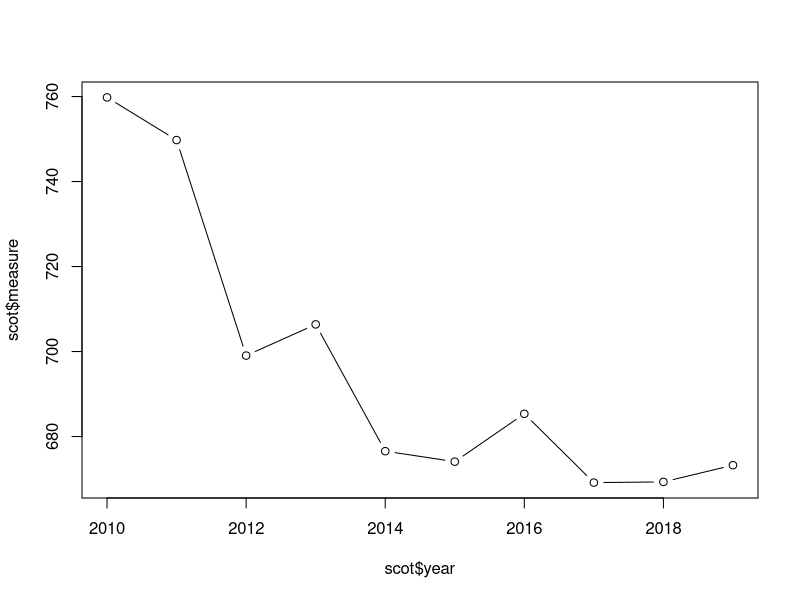
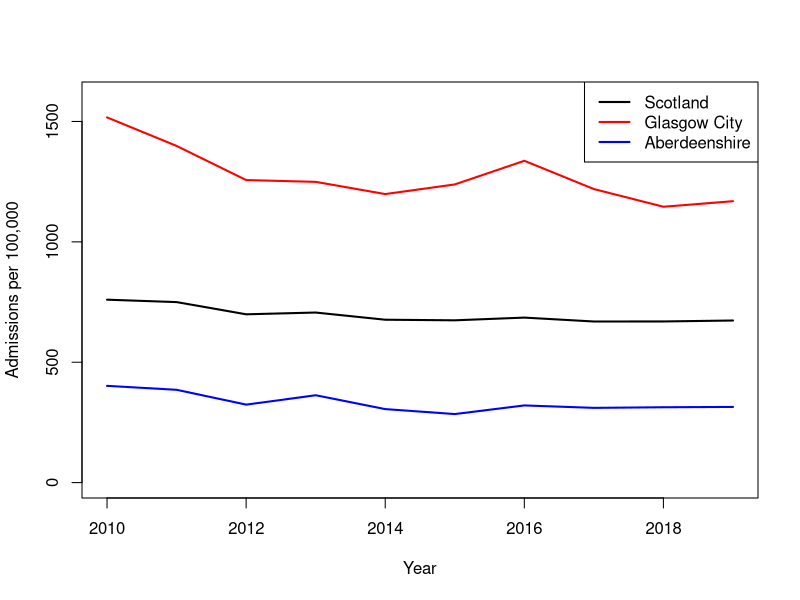
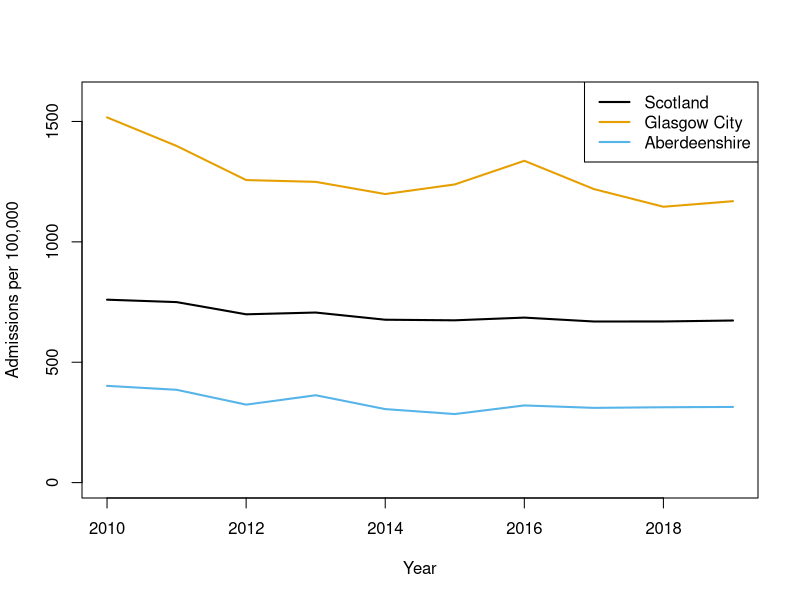
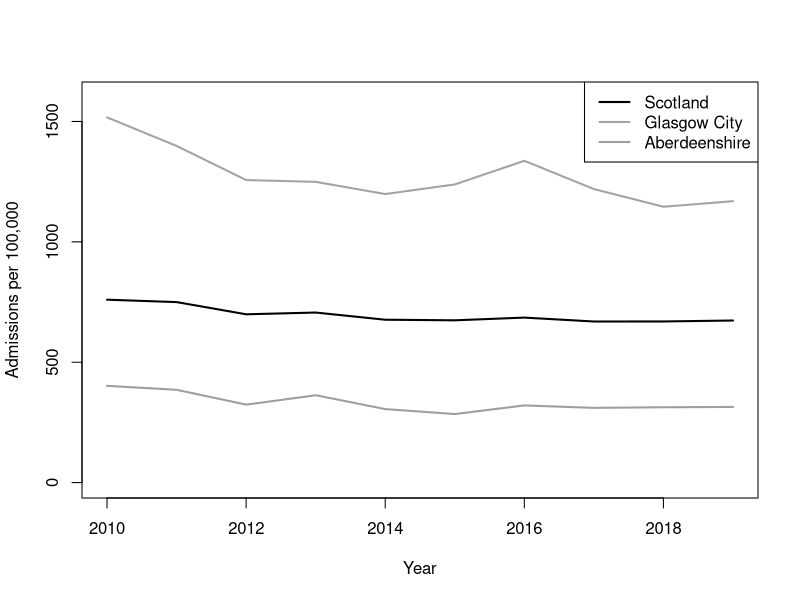
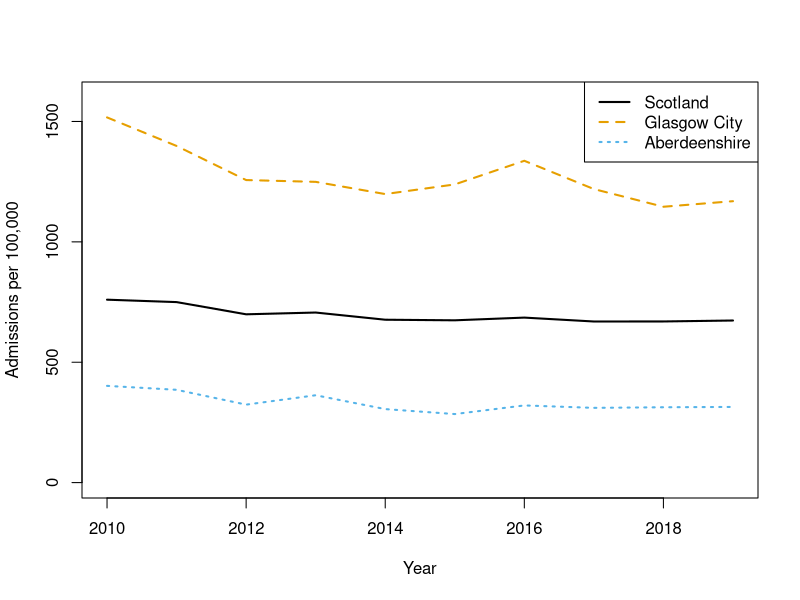
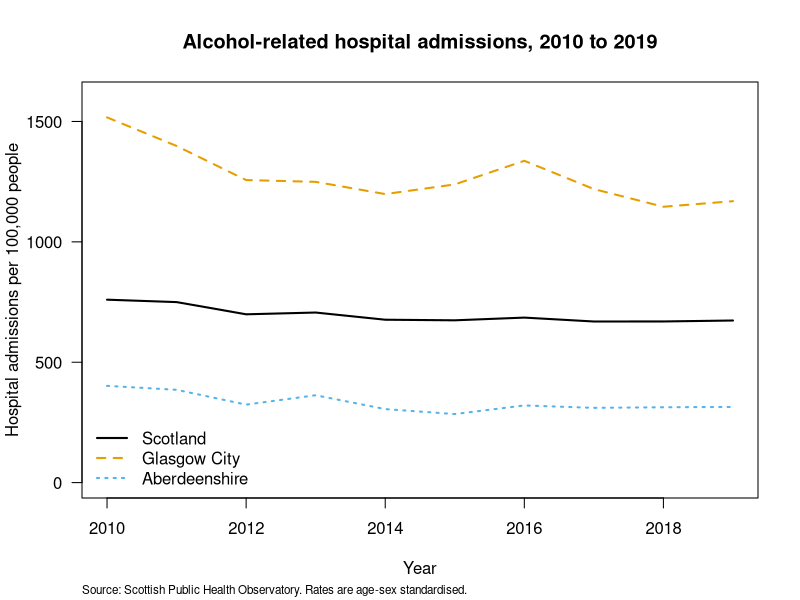
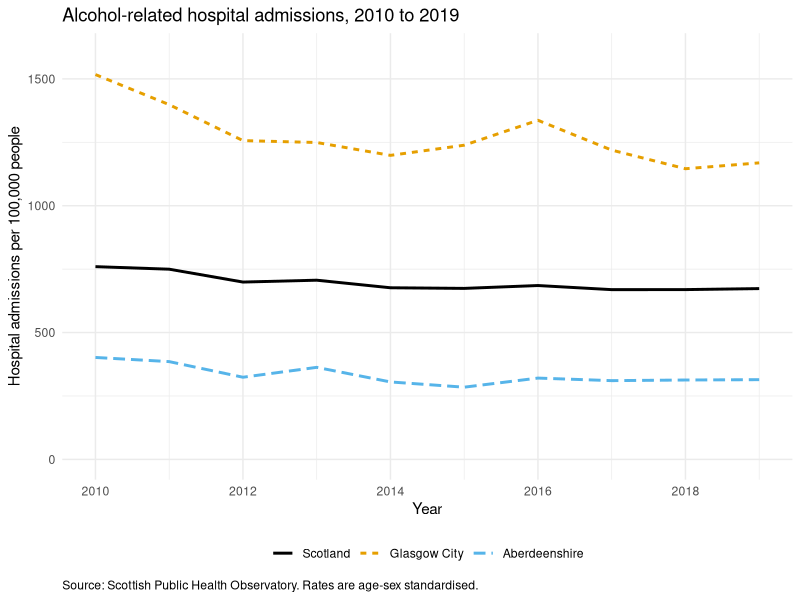
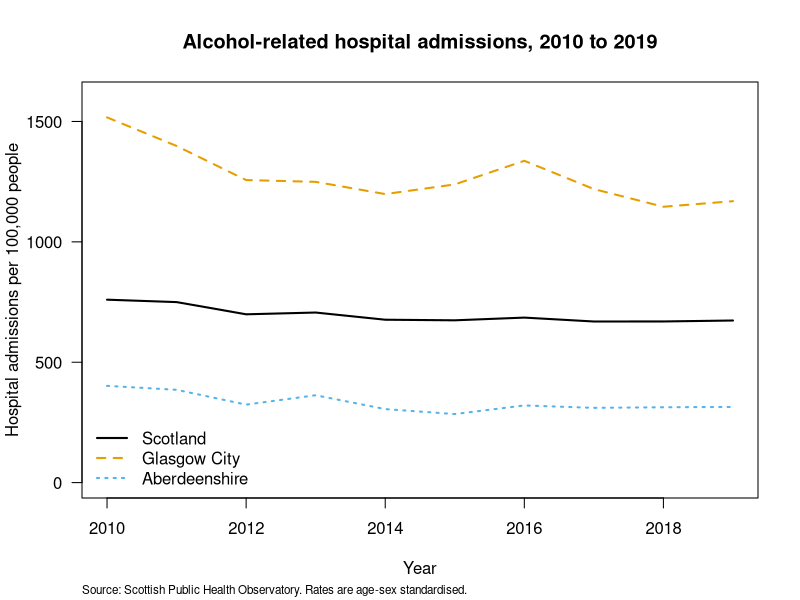

These charts were generated, in order, by the following R code:
## ---- chunk 1
knitr::opts_chunk$set(echo=TRUE, message = FALSE, warning = FALSE, eval = FALSE, cache = FALSE)
options(width = 80)
SOLUTIONS <- TRUE
## ---- chunk 2
scotpho <- read.table('data/scotpho_alcohol_admissions.txt', header = TRUE, sep = "\t",
                      na.strings = "NA", stringsAsFactors = TRUE)
## ---- chunk 3
str(scotpho)
summary(scotpho)

nrow(scotpho)            # 330

table(scotpho$area_type)
# Council area     Scotland 
#          320           10 

# 33 areas, 10 years each. Every area is complete:
table(scotpho$area_name)
unique(table(scotpho$area_name))   # 10 - so every area has all 10 years

range(scotpho$year)      # 2010 2019

# If an area were missing a year, lines() would simply join the points either
# side of the gap and draw a straight line straight through it. Nothing would
# warn you, and the plot would imply data you do not have.
## ---- chunk 4
scot <- scotpho[scotpho$area_name == "Scotland", ]

plot(scot$year, scot$measure, type = "b")

# What is wrong with this plot for anyone other than you?
#  - the x axis is labelled scot$year and the y axis scot$measure
#  - there are no units anywhere, so 673 could be anything
#  - there is no title, so the reader does not know what is being counted
#  - the y axis does not start at zero, which exaggerates the decline
#  - there is nothing to say where the data came from
#
# The plot is not wrong. It is just useless to anybody who is not already
# holding the dataset.
## ---- chunk 5
# one dataframe per area
scotland <- scotpho[scotpho$area_name == "Scotland", ]
glasgow <- scotpho[scotpho$area_name == "Glasgow City", ]
aberdeenshire <- scotpho[scotpho$area_name == "Aberdeenshire", ]

# Glasgow reaches about 1500, so leave room for it
plot(scotland$year, scotland$measure, type = "l", lwd = 2, col = "black",
     ylim = c(0, 1600), xlab = "Year", ylab = "Admissions per 100,000")

lines(glasgow$year, glasgow$measure, lwd = 2, col = "red")
lines(aberdeenshire$year, aberdeenshire$measure, lwd = 2, col = "blue")

legend("topright", legend = c("Scotland", "Glasgow City", "Aberdeenshire"),
       col = c("black", "red", "blue"), lwd = 2)

# Glasgow City is roughly twice the Scottish average and Aberdeenshire is
# roughly half of it. The national line, on its own, describes almost nobody.

# Note: with only three areas it is perfectly reasonable to write out three
# lines() calls. If you had all 32 council areas you would want a loop instead,
# which you can meet in the optional programming exercise.
## ---- chunk 6
cols <- palette.colors(3, palette = "Okabe-Ito")
cols
# "#000000" "#E69F00" "#56B4E9"   black, orange, sky blue

plot(scotland$year, scotland$measure, type = "l", lwd = 2, col = cols[1],
     ylim = c(0, 1600), xlab = "Year", ylab = "Admissions per 100,000")
lines(glasgow$year, glasgow$measure, lwd = 2, col = cols[2])
lines(aberdeenshire$year, aberdeenshire$measure, lwd = 2, col = cols[3])
legend("topright", legend = c("Scotland", "Glasgow City", "Aberdeenshire"),
       col = cols, lwd = 2)

# now the same plot in greyscale
greys <- grey(c(0, 0.64, 0.62))

plot(scotland$year, scotland$measure, type = "l", lwd = 2, col = greys[1],
     ylim = c(0, 1600), xlab = "Year", ylab = "Admissions per 100,000")
lines(glasgow$year, glasgow$measure, lwd = 2, col = greys[2])
lines(aberdeenshire$year, aberdeenshire$measure, lwd = 2, col = greys[3])
legend("topright", legend = c("Scotland", "Glasgow City", "Aberdeenshire"),
       col = greys, lwd = 2)

# The orange and the sky blue are different enough on screen, but in grey they
# come out at 0.64 and 0.62 - practically the same. Anyone printing your poster
# in black and white cannot tell Glasgow from Aberdeenshire.

# Colour alone is never enough. The fix is to give the reader a second,
# redundant cue - here a different line type for each area, set with lty - so
# the plot still works with no colour at all.
plot(scotland$year, scotland$measure, type = "l", lwd = 2, col = cols[1], lty = 1,
     ylim = c(0, 1600), xlab = "Year", ylab = "Admissions per 100,000")
lines(glasgow$year, glasgow$measure, lwd = 2, col = cols[2], lty = 2)
lines(aberdeenshire$year, aberdeenshire$measure, lwd = 2, col = cols[3], lty = 3)
legend("topright", legend = c("Scotland", "Glasgow City", "Aberdeenshire"),
       col = cols, lwd = 2, lty = c(1, 2, 3))
## ---- chunk 7
plot(scotland$year, scotland$measure, type = "l", lwd = 2, col = cols[1], lty = 1,
     ylim = c(0, 1600), las = 1,
     xlab = "Year",
     ylab = "Hospital admissions per 100,000 people",
     main = "Alcohol-related hospital admissions, 2010 to 2019")

lines(glasgow$year, glasgow$measure, lwd = 2, col = cols[2], lty = 2)
lines(aberdeenshire$year, aberdeenshire$measure, lwd = 2, col = cols[3], lty = 3)

legend("bottomleft", legend = c("Scotland", "Glasgow City", "Aberdeenshire"),
       col = cols, lwd = 2, lty = c(1, 2, 3), bty = "n")

mtext("Source: Scottish Public Health Observatory. Rates are age-sex standardised.",
      side = 1, line = 4, cex = 0.7, adj = 0)

# Should the y axis start at zero?
# Starting at zero, as here, shows the true relative size of the difference
# between areas: Glasgow really is about four times Aberdeenshire. Starting at
# the minimum instead would fill the panel with the year to year wiggles and
# make a modest national decline look dramatic. For a rate like this, where
# zero is meaningful and the comparison between areas is the point, starting at
# zero is the honest choice. For something like average age, where zero is
# nowhere near the data, it would be absurd. Decide, and be able to say why.
## ---- chunk 8
# pdf: vector, so it stays sharp at any size. width and height are in inches,
# and 10 x 5.625 is 16:9
pdf('output/ex6_admissions.pdf', width = 10, height = 5.625, pointsize = 12)

plot(scotland$year, scotland$measure, type = "l", lwd = 2, col = cols[1], lty = 1,
     ylim = c(0, 1600), las = 1, xlab = "Year",
     ylab = "Hospital admissions per 100,000 people",
     main = "Alcohol-related hospital admissions, 2010 to 2019")
lines(glasgow$year, glasgow$measure, lwd = 2, col = cols[2], lty = 2)
lines(aberdeenshire$year, aberdeenshire$measure, lwd = 2, col = cols[3], lty = 3)
legend("bottomleft", legend = c("Scotland", "Glasgow City", "Aberdeenshire"),
       col = cols, lwd = 2, lty = c(1, 2, 3), bty = "n")
mtext("Source: Scottish Public Health Observatory. Rates are age-sex standardised.",
      side = 1, line = 4, cex = 0.7, adj = 0)

dev.off()

# png: pixels, so the resolution matters. units = "in" plus res = 300 gives you
# a 3000 x 1688 pixel image that will print cleanly. It is the same plotting
# code again - copy and paste it, or better, keep it in your script once and
# run it twice.
png('output/ex6_admissions.png', width = 10, height = 5.625, units = "in",
    res = 300, pointsize = 12)

plot(scotland$year, scotland$measure, type = "l", lwd = 2, col = cols[1], lty = 1,
     ylim = c(0, 1600), las = 1, xlab = "Year",
     ylab = "Hospital admissions per 100,000 people",
     main = "Alcohol-related hospital admissions, 2010 to 2019")
lines(glasgow$year, glasgow$measure, lwd = 2, col = cols[2], lty = 2)
lines(aberdeenshire$year, aberdeenshire$measure, lwd = 2, col = cols[3], lty = 3)
legend("bottomleft", legend = c("Scotland", "Glasgow City", "Aberdeenshire"),
       col = cols, lwd = 2, lty = c(1, 2, 3), bty = "n")
mtext("Source: Scottish Public Health Observatory. Rates are age-sex standardised.",
      side = 1, line = 4, cex = 0.7, adj = 0)

dev.off()

# Use the pdf for anything going to a printer, and the png for anything going
# into PowerPoint or a web page. If your poster template asks for a specific
# figure size, set width and height to that size here rather than resizing the
# image afterwards, which is what makes text look squashed or fuzzy.
## ---- chunk 9
library(ggplot2)

areas <- c("Scotland", "Glasgow City", "Aberdeenshire")
sub <- scotpho[scotpho$area_name %in% areas, ]

# keep only the three areas as factor levels, in the order we want them
sub$area_name <- factor(sub$area_name, levels = areas)

ggplot(data = sub, aes(x = year, y = measure,
                       colour = area_name, linetype = area_name)) +
  geom_line(linewidth = 1) +
  scale_colour_manual(values = as.vector(cols)) +
  scale_y_continuous(limits = c(0, 1600)) +
  # without this ggplot labels the axis 2010.0, 2012.5, 2015.0 - decimal years,
  # which is nonsense on a plot anyone else has to read
  scale_x_continuous(breaks = seq(2010, 2018, by = 2)) +
  labs(x = "Year",
       y = "Hospital admissions per 100,000 people",
       title = "Alcohol-related hospital admissions, 2010 to 2019",
       caption = "Source: Scottish Public Health Observatory. Rates are age-sex standardised.",
       colour = NULL, linetype = NULL) +
  theme_minimal() +
  theme(legend.position = "bottom", plot.caption = element_text(hjust = 0))

ggsave('output/ex6_admissions_ggplot.png', width = 10, height = 5.625, dpi = 300)
